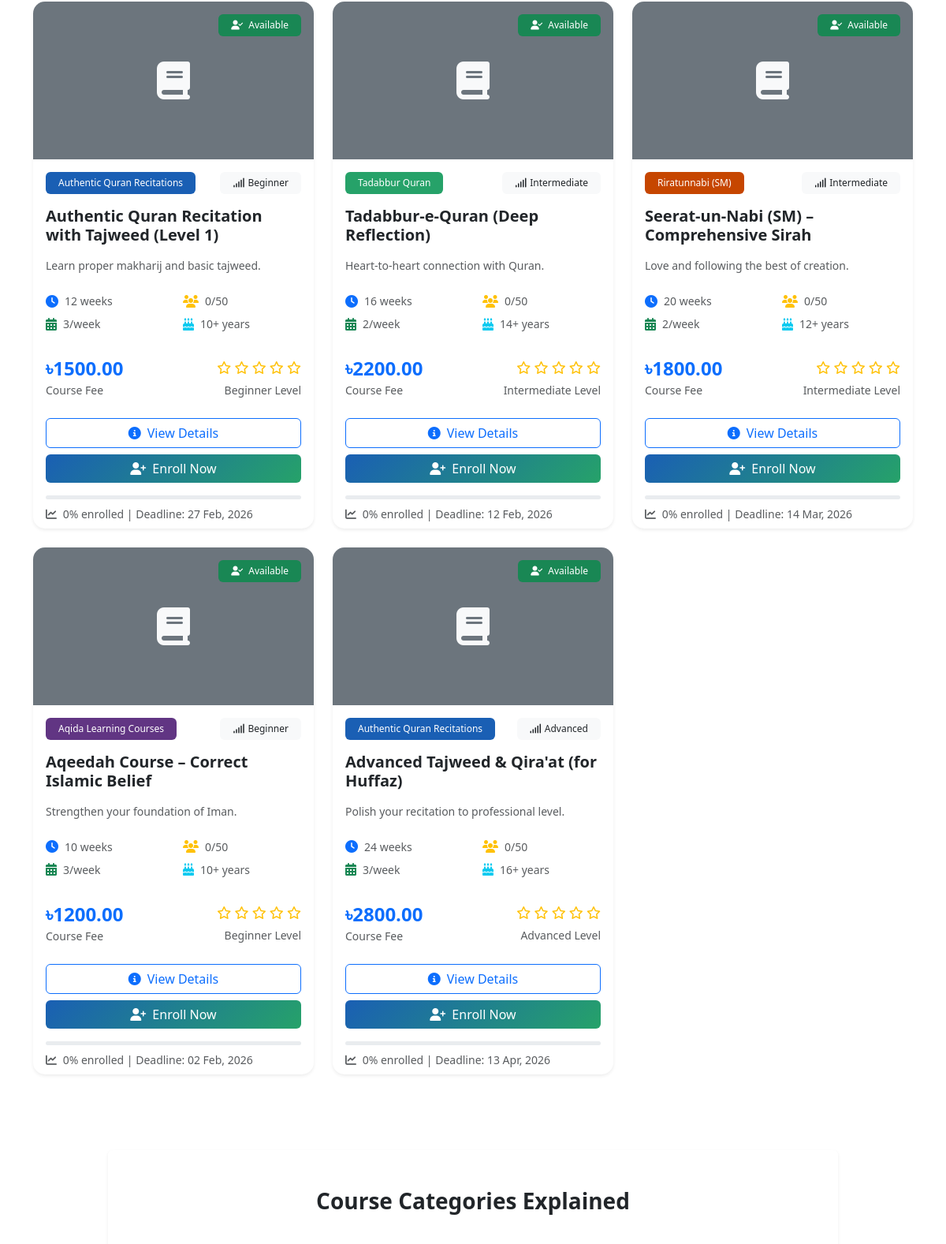
Before: /courses/ (middle part) with the older database file.
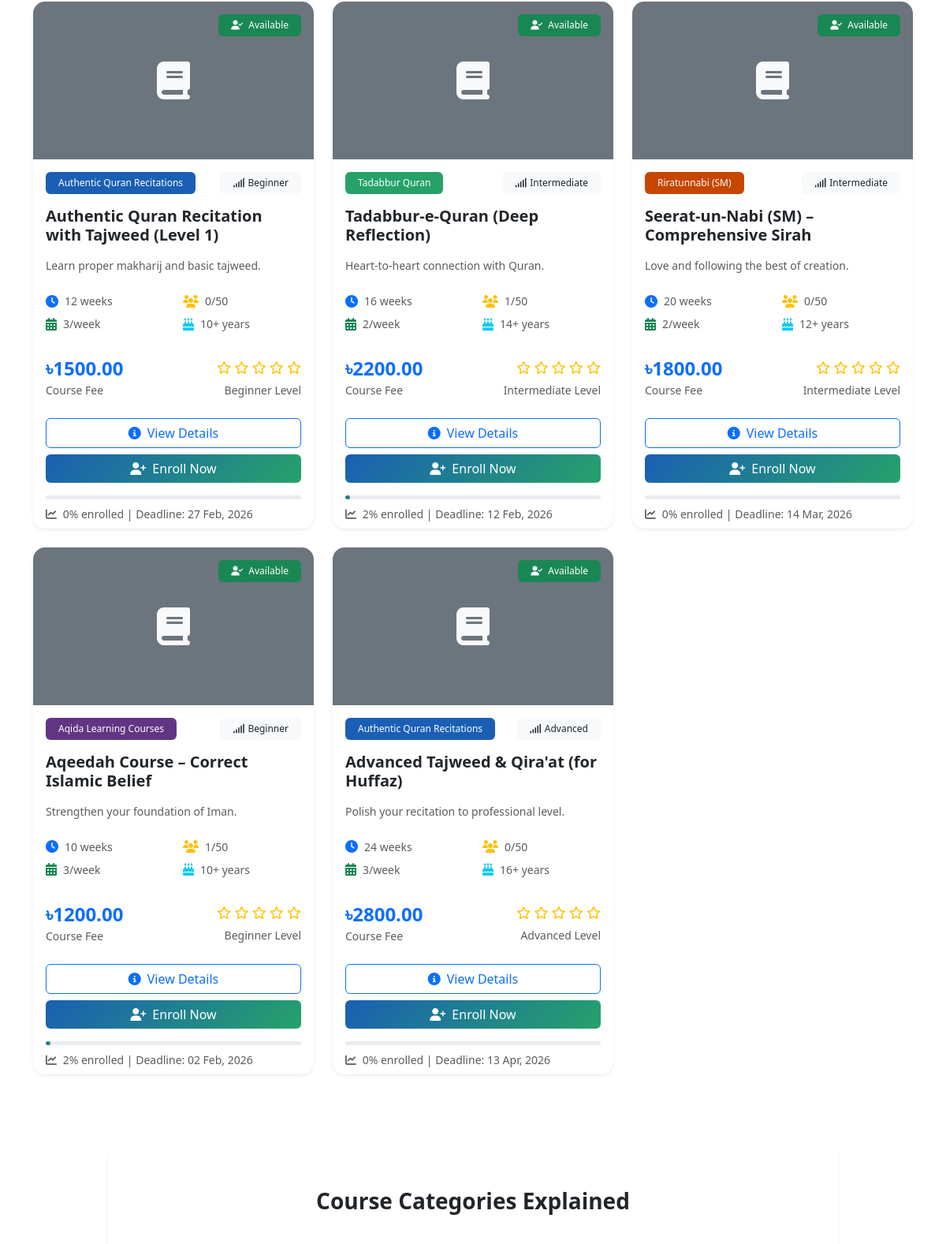
After: the same page with the newer database file.
### core/models.py (models this page shows, shortened)
class Course(models.Model):
    COURSE_CATEGORIES = [
        ('quran', 'Authentic Quran Recitations'),
        ('tadabbur', 'Tadabbur Quran'),
        ('sirah', 'Riratunnabi (SM)'),
        ('aqida', 'Aqida Learning Courses'),
        ('other', 'Other Islamic Studies'),
    ]
    LEVEL_CHOICES = [
        ('beginner', 'Beginner'),
        ('intermediate', 'Intermediate'),
        ('advanced', 'Advanced'),
    ]
    id = models.UUIDField(primary_key=True, default=uuid.uuid4, editable=False)
    name = models.CharField(max_length=200)
    category = models.CharField(max_length=50, choices=COURSE_CATEGORIES)
    level = models.CharField(max_length=20, choices=LEVEL_CHOICES, default='beginner')
    description = models.TextField()
    short_description = models.CharField(max_length=300)
    base_fee = models.DecimalField(max_digits=10, decimal_places=2)  # 1000-3000 BDT
    discount_fee = models.DecimalField(max_digits=10, decimal_places=2, null=True, blank=True)
    duration_weeks = models.IntegerField()
    classes_per_week = models.IntegerField()
    class_duration_minutes = models.IntegerField()
    morning_slot = models.BooleanField(default=False)
    afternoon_slot = models.BooleanField(default=False)
    evening_slot = models.BooleanField(default=False)
    night_slot = models.BooleanField(default=False)
    min_age = models.IntegerField(default=10)
    prerequisites = models.TextField(blank=True)
    materials_included = models.BooleanField(default=True)
    additional_books = models.TextField(blank=True)
    is_active = models.BooleanField(default=True)
    max_students = models.IntegerField(default=50)
    current_enrollment = models.IntegerField(default=0)
    created_at = models.DateTimeField(auto_now_add=True)
    updated_at = models.DateTimeField(auto_now=True)
    enrollment_deadline = models.DateField()
    thumbnail = models.ImageField(upload_to='course_thumbnails/', null=True, blank=True)
    featured_image = models.ImageField(upload_to='course_images/', null=True, blank=True)
    def enrollment_percentage(self):
        if self.max_students > 0:
            return (self.current_enrollment / self.max_students) * 100
        return 0

### core/views.py (the view)
# urls.py: path('courses/', views.courses, name='courses'),
def courses(request):
    category = request.GET.get('category', '')
    level = request.GET.get('level', '')
    courses_qs = Course.objects.filter(is_active=True)
    if category:
        courses_qs = courses_qs.filter(category=category)
    if level:
        courses_qs = courses_qs.filter(level=level)
    paginator = Paginator(courses_qs, 9)
    page_number = request.GET.get('page')
    page_obj = paginator.get_page(page_number)
    context = {
        'courses': page_obj,
        'categories': Course.COURSE_CATEGORIES,
        'levels': Course.LEVEL_CHOICES,
        'selected_category': category,
        'selected_level': level,
        'title': 'Our Courses - Zin Nurain Online Madarasa',
    }
    return render(request, 'courses/course_list.html', context)

### core/templates/courses/course_list.html (shortened to what the changed rows need)
{% extends 'base.html' %}
{% load static %}
{% block content %}
<div class="container py-5">
    <div class="row g-4">
        {% for course in courses %}
        <div class="col-md-6 col-lg-4">
            <div class="course-card card h-100 border-0 shadow-sm">
                {% if course.thumbnail %}
                <img src="{{ course.thumbnail.url }}" class="card-img-top" alt="{{ course.name }}"
                     style="height: 200px; object-fit: cover; border-top-left-radius: 10px; border-top-right-radius: 10px;">
                {% else %}
                <div class="card-img-top bg-secondary d-flex align-items-center justify-content-center"
                     style="height: 200px; border-top-left-radius: 10px; border-top-right-radius: 10px;">
                    <i class="fas fa-book fa-3x text-light"></i>
                </div>
                {% endif %}
                <div class="position-absolute top-0 end-0 m-3">
                    {% if course.current_enrollment >= course.max_students %}
                    <span class="badge bg-danger py-2 px-3">
                        <i class="fas fa-user-slash me-1"></i> Full
                    </span>
                    {% else %}
                    <span class="badge bg-success py-2 px-3">
                        <i class="fas fa-user-check me-1"></i> Available
                    </span>
                    {% endif %}
                </div>
                <div class="card-body">
                    <div class="mb-3">
                        <span class="badge badge-{{ course.category }} py-2 px-3">
                            {{ course.get_category_display }}
                        </span>
                        <span class="badge bg-light text-dark py-2 px-3 float-end">
                            <i class="fas fa-signal me-1"></i>{{ course.get_level_display }}
                        </span>
                    </div>
                    <h5 class="card-title fw-bold mb-3">{{ course.name }}</h5>
                    <p class="card-text text-muted small mb-4">{{ course.short_description|truncatewords:25 }}</p>
                    <div class="course-details mb-4">
                        <div class="row">
                            <div class="col-6">
                                <div class="d-flex align-items-center mb-2">
                                    <i class="fas fa-clock text-primary me-2"></i>
                                    <small class="text-muted">{{ course.duration_weeks }} weeks</small>
                                </div>
                                <div class="d-flex align-items-center mb-2">
                                    <i class="fas fa-calendar-alt text-success me-2"></i>
                                    <small class="text-muted">{{ course.classes_per_week }}/week</small>
                                </div>
                            </div>
                            <div class="col-6">
                                <div class="d-flex align-items-center mb-2">
                                    <i class="fas fa-users text-warning me-2"></i>
                                    <small class="text-muted">{{ course.current_enrollment }}/{{ course.max_students }}</small>
                                </div>
                                <div class="d-flex align-items-center mb-2">
                                    <i class="fas fa-birthday-cake text-info me-2"></i>
                                    <small class="text-muted">{{ course.min_age }}+ years</small>
                                </div>
                            </div>
                        </div>
                    </div>
                    <div class="d-flex justify-content-between align-items-center mb-4">
                        <div>
                            <h4 class="text-primary fw-bold mb-0">
                                {% if course.discount_fee %}
                                <span class="text-decoration-line-through text-muted small me-2">৳{{ course.base_fee }}</span>
                                ৳{{ course.discount_fee }}
                                {% else %}
                                ৳{{ course.base_fee }}
                                {% endif %}
                            </h4>
                            <small class="text-muted">Course Fee</small>
                        </div>
                        <div class="text-end">
                            <div class="text-warning mb-1">
                                {% for i in "12345"|make_list %}
                                {% if forloop.counter <= course.level|default:3 %}
                                <i class="fas fa-star"></i>
                                {% else %}
                                <i class="far fa-star"></i>
                                {% endif %}
                                {% endfor %}
                            </div>
                            <small class="text-muted">{{ course.get_level_display }} Level</small>
                        </div>
                    </div>
                    <div class="d-grid gap-2">
                        <a href="{% url 'core:course_detail' course.id %}" class="btn btn-outline-primary">
                            <i class="fas fa-info-circle me-2"></i>View Details
                        </a>
                        {% if course.current_enrollment < course.max_students %}
                        <a href="{% url 'core:enroll_course' course.id %}" class="btn btn-primary">
                            <i class="fas fa-user-plus me-2"></i>Enroll Now
                        </a>
                        {% else %}
                        <button class="btn btn-secondary" disabled>
                            <i class="fas fa-user-slash me-2"></i>Course Full
                        </button>
                        {% endif %}
                    </div>
                </div>
                <div class="card-footer bg-transparent border-0 pt-0">
                    <div class="progress" style="height: 5px;">
                        <div class="progress-bar bg-{{ course.category }}"
                             style="width: {{ course.enrollment_percentage }}%">
                        </div>
                    </div>
                    <small class="text-muted d-block mt-2">
                        <i class="fas fa-chart-line me-1"></i>
                        {{ course.enrollment_percentage|floatformat:0 }}% enrolled
                        {% if course.enrollment_deadline %}
                        | Deadline: {{ course.enrollment_deadline|date:"d M, Y" }}
                        {% endif %}
                    </small>
                </div>
            </div>
        </div>
        {% endfor %}
    </div>
</div>
{% endblock %}

Changed rows visible on the page:
changed Course "Tadabbur-e-Quran (Deep Reflection)": current_enrollment "0" → "1"; enrollment_percentage "0" → "2"
changed Course "Aqeedah Course – Correct Islamic Belief": current_enrollment "0" → "1"; enrollment_percentage "0" → "2"
